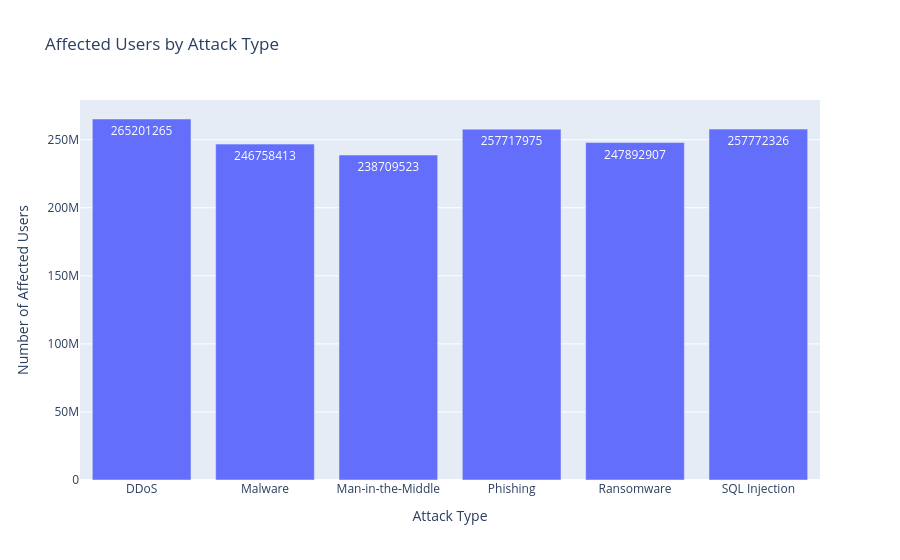

The cell this chart's notebook holds for it:
### Code cell
fig = px.bar(
    users_by_attack,
    x="Attack Type",
    y="Number of Affected Users",
    title="Affected Users by Attack Type",
    text="Number of Affected Users"
)

fig.show()

### Figure 1 — Plotly figure (JSON) as saved in the notebook; plotly's stock layout.template omitted (floating-point values rounded to 4 significant figures)
{"data": [{"hovertemplate": "Attack Type=%{x}<br>Number of Affected Users=%{text}<extra></extra>", "legendgroup": "", "marker": {"color": "#636efa", "pattern": {"shape": ""}}, "name": "", "orientation": "v", "showlegend": false, "text": [265200000.0, 246800000.0, 238700000.0, 257700000.0, 247900000.0, 257800000.0], "textposition": "auto", "type": "bar", "x": ["DDoS", "Malware", "Man-in-the-Middle", "Phishing", "Ransomware", "SQL Injection"], "xaxis": "x", "y": [265201265, 246758413, 238709523, 257717975, 247892907, 257772326], "yaxis": "y"}], "layout": {"barmode": "relative", "legend": {"tracegroupgap": 0}, "title": {"text": "Affected Users by Attack Type"}, "xaxis": {"anchor": "y", "domain": [0, 1], "title": {"text": "Attack Type"}}, "yaxis": {"anchor": "x", "domain": [0, 1], "title": {"text": "Number of Affected Users"}}}}
